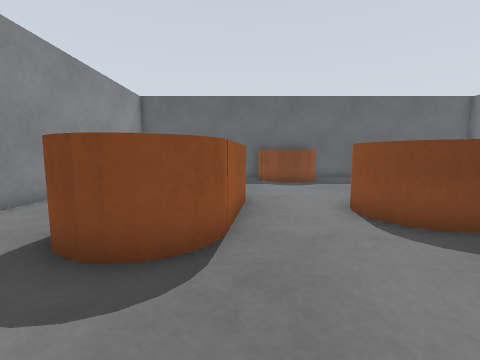
[1] (above)

15 first-person views from a walk through a Webots world. The camera is 0.14 m above the floor, tilts 6° down and sees 90° across. The floor is counted in squares, 0.1 m on a side. Each view is taken from the middle of a square. On the plan, view 1 faces up. The plan holds only what a view shows up to about 12 squares ahead; the rest is blank. The place goes on beyond the plan. Robots are left out. Simple shapes and patterns stand in for the simulator's stock objects.

[2]
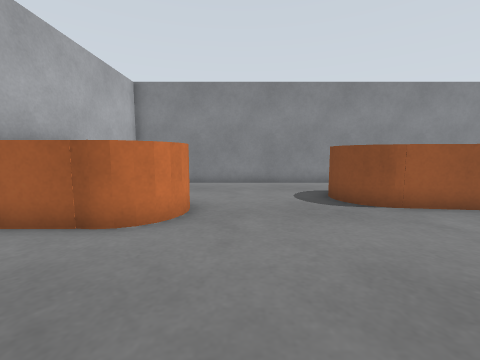

[3]
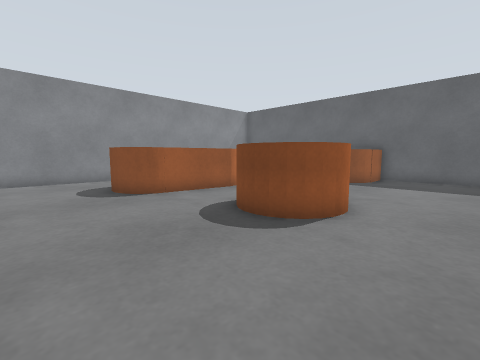

[4]
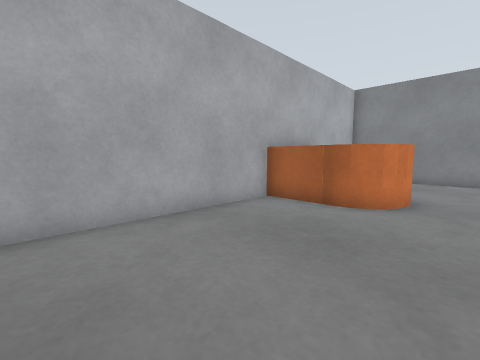

[5]
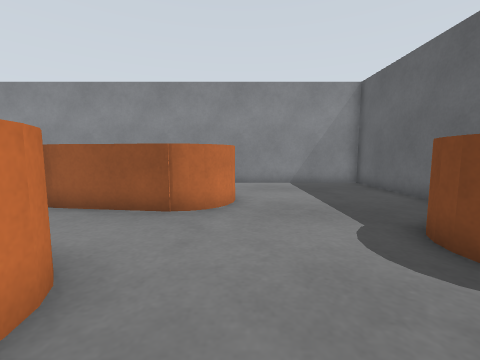

[6]
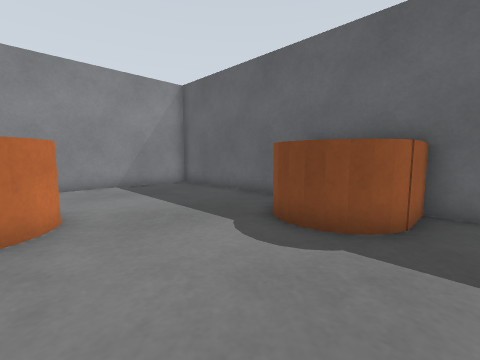

[7]
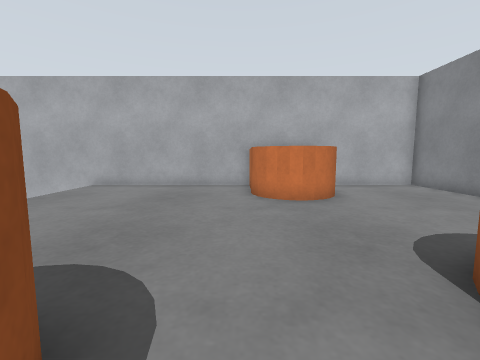

[8]
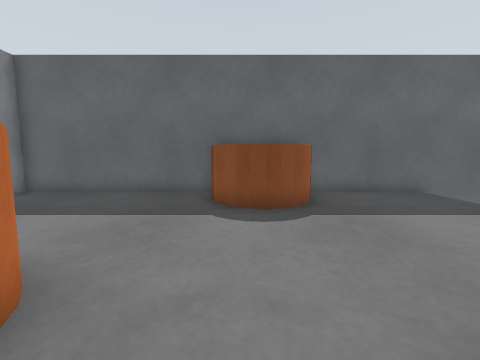

[9]
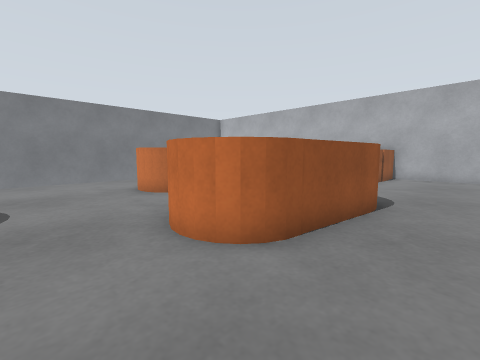

[10]
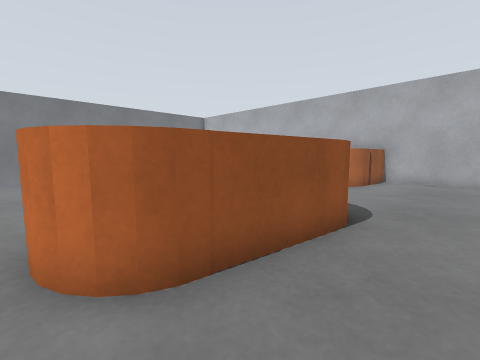

[11]
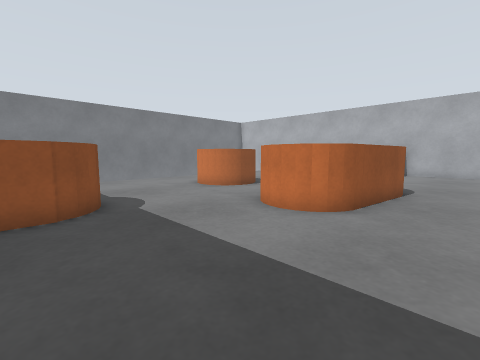

[12]
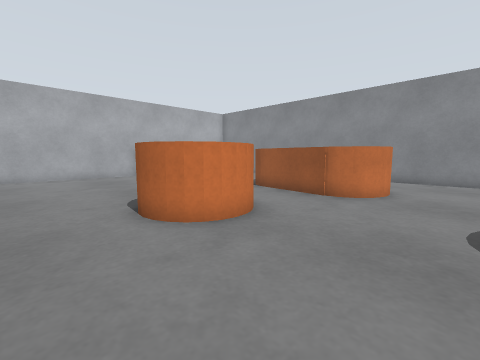

[13]
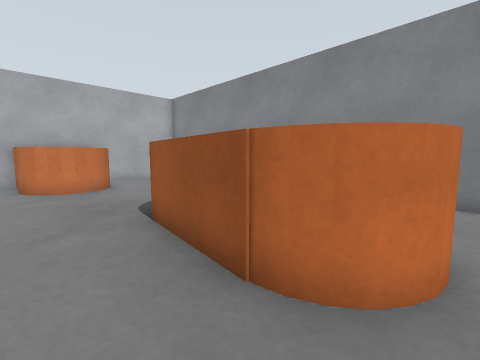

[14]
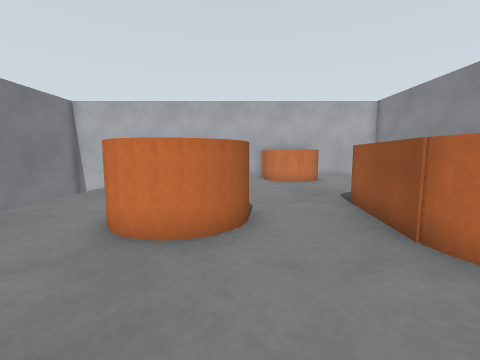

[15]
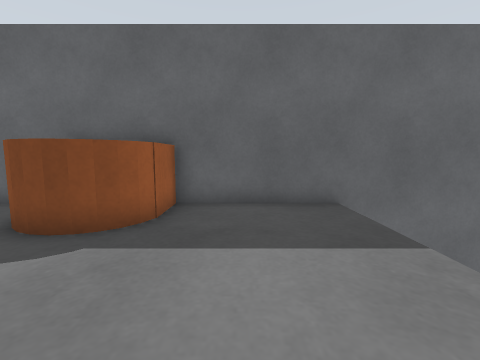

### Floor plan
Key: @ floor where view 1 was taken; # wall or solid block; . floor; v drop or lower ground; C orange cylinder; B orange box.
Columns run from 6 left of view 1 to 11 right of it. Each row starts with its distance up from view 1.
 15 ##################
 14 #......## #....v
 13 #......####....v
 12 #.......##.....v
 11 #..............v
 10 #..............v
  9 #...##.........v
  8 #..####........
  7 #..#  #..CCC...
  6 #..#  #..C CC..
  5 #..#  #..CCCC..v
  4 #..####...CC...v
  3 #..###.........v
  2 #..............v
  1 #..............v
  0 #.....@........
 -1 #.....##.......
 -2 #....####......v
 -3 #....####......v
 -4 #....B BB......v
 -5 #####BBB##########

Where each view was taken, in squares from view 1:
view 1: 0 up, 0 right, facing up
view 2: 0 up, 6 right, facing left
view 3: 0 up, 8 right, facing up-left
view 4: 0 up, 8 right, facing down-left
view 5: 9 up, 6 right, facing left
view 6: 8 up, 5 right, facing up-left
view 7: 6 up, 2 right, facing down
view 8: 6 up, 2 right, facing up
view 9: 11 up, 5 left, facing down-right
view 10: 9 up, 5 left, facing down-right
view 11: 14 up, 5 left, facing down-right
view 12: 11 up, 8 right, facing down-left
view 13: 9 up, 2 right, facing down-left
view 14: 11 up, 3 right, facing down
view 15: 8 up, 6 right, facing up
